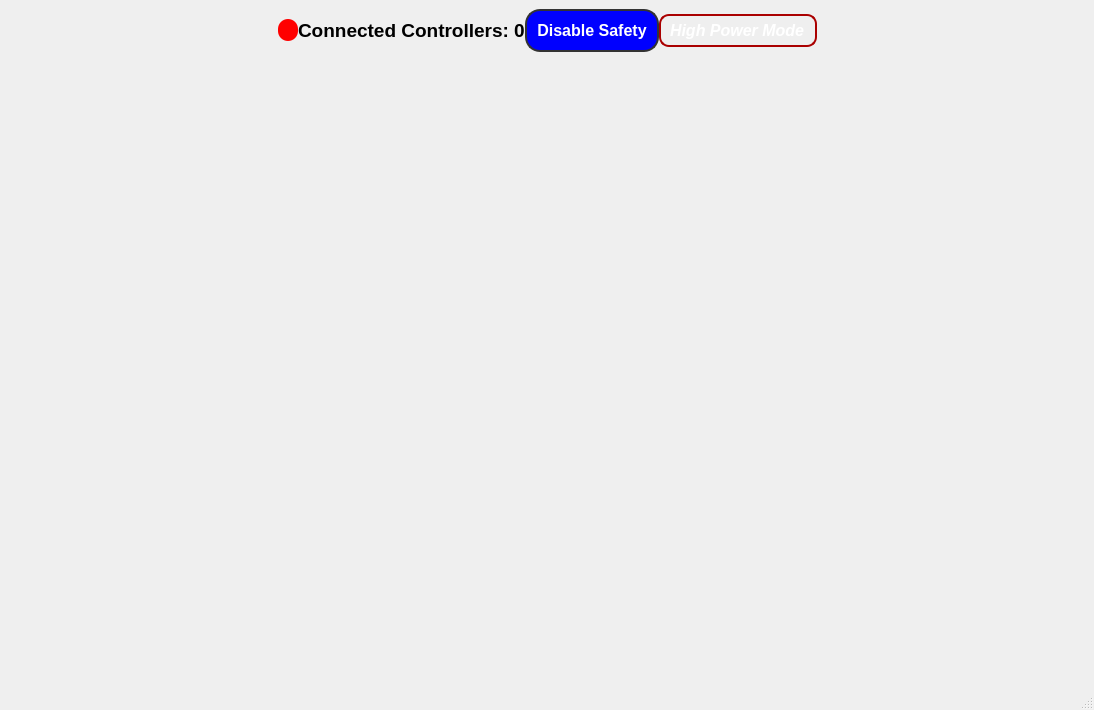
<?xml version="1.0" encoding="UTF-8"?>
<ui version="4.0">
 <class>MainWindow</class>
 <widget class="QMainWindow" name="MainWindow">
  <property name="geometry">
   <rect>
    <x>0</x>
    <y>0</y>
    <width>1094</width>
    <height>710</height>
   </rect>
  </property>
  <property name="windowTitle">
   <string>MainWindow</string>
  </property>
  <property name="styleSheet">
   <string notr="true">font-size: 14pt; 
font-weight: bold</string>
  </property>
  <widget class="QWidget" name="centralwidget">
   <layout class="QVBoxLayout" name="verticalLayout" stretch="1,2,4">
    <property name="spacing">
     <number>0</number>
    </property>
    <item>
     <layout class="QHBoxLayout" name="connection_layout">
      <property name="sizeConstraint">
       <enum>QLayout::SetDefaultConstraint</enum>
      </property>
      <item>
       <spacer name="horizontalSpacer">
        <property name="orientation">
         <enum>Qt::Horizontal</enum>
        </property>
        <property name="sizeHint" stdset="0">
         <size>
          <width>40</width>
          <height>20</height>
         </size>
        </property>
       </spacer>
      </item>
      <item>
       <widget class="QLabel" name="LEDindicator">
        <property name="sizePolicy">
         <sizepolicy hsizetype="Minimum" vsizetype="Fixed">
          <horstretch>0</horstretch>
          <verstretch>0</verstretch>
         </sizepolicy>
        </property>
        <property name="styleSheet">
         <string notr="true">background-color: red;border-radius: 10px;min-width: 20px;min-height: 20px</string>
        </property>
        <property name="text">
         <string/>
        </property>
       </widget>
      </item>
      <item>
       <widget class="QLabel" name="connectionStatusLabel">
        <property name="styleSheet">
         <string notr="true">&quot;font-size: 14pt; font-weight: bold&quot;</string>
        </property>
        <property name="text">
         <string>Connected Controllers: 0</string>
        </property>
       </widget>
      </item>
      <item>
       <widget class="QPushButton" name="safety_button">
        <property name="styleSheet">
         <string notr="true">background-color: blue; 
color: white;
border-radius: 15px;
font-size: 12pt;
font-weight: bold;
padding: 10px;
border: 2px solid #333333;</string>
        </property>
        <property name="text">
         <string>Disable Safety</string>
        </property>
       </widget>
      </item>
      <item>
       <widget class="QLabel" name="safety_status_label">
        <property name="sizePolicy">
         <sizepolicy hsizetype="Minimum" vsizetype="Fixed">
          <horstretch>0</horstretch>
          <verstretch>0</verstretch>
         </sizepolicy>
        </property>
        <property name="styleSheet">
         <string notr="true">background-color: qlineargradient(
                        spread:pad, x1:0, y1:0, x2:1, y2:1, 
                        stop:0 #FF6666, stop:1 #CC0000);
                    color: white;
                    border-radius: 10px;
                    font-style: italic;                           
                    font-size: 12pt;
                    font-weight: bold;
                    padding: 5px;
                    border: 2px solid #AA0000;
                    text-align: center</string>
        </property>
        <property name="text">
         <string>High Power Mode</string>
        </property>
       </widget>
      </item>
      <item>
       <spacer name="horizontalSpacer_2">
        <property name="orientation">
         <enum>Qt::Horizontal</enum>
        </property>
        <property name="sizeHint" stdset="0">
         <size>
          <width>40</width>
          <height>20</height>
         </size>
        </property>
       </spacer>
      </item>
     </layout>
    </item>
    <item>
     <layout class="QHBoxLayout" name="mirrorLayout">
      <property name="sizeConstraint">
       <enum>QLayout::SetFixedSize</enum>
      </property>
     </layout>
    </item>
    <item>
     <layout class="QHBoxLayout" name="horizontalLayout_4">
      <item>
       <widget class="IrisGUIWidget" name="irisWidget" native="true"/>
      </item>
     </layout>
    </item>
   </layout>
  </widget>
  <widget class="QMenuBar" name="menubar">
   <property name="geometry">
    <rect>
     <x>0</x>
     <y>0</y>
     <width>1094</width>
     <height>31</height>
    </rect>
   </property>
  </widget>
  <widget class="QStatusBar" name="statusbar"/>
 </widget>
 <customwidgets>
  <customwidget>
   <class>IrisGUIWidget</class>
   <extends>QWidget</extends>
   <header>devices.Iris.irisgui</header>
   <container>1</container>
  </customwidget>
 </customwidgets>
 <resources/>
 <connections/>
</ui>
